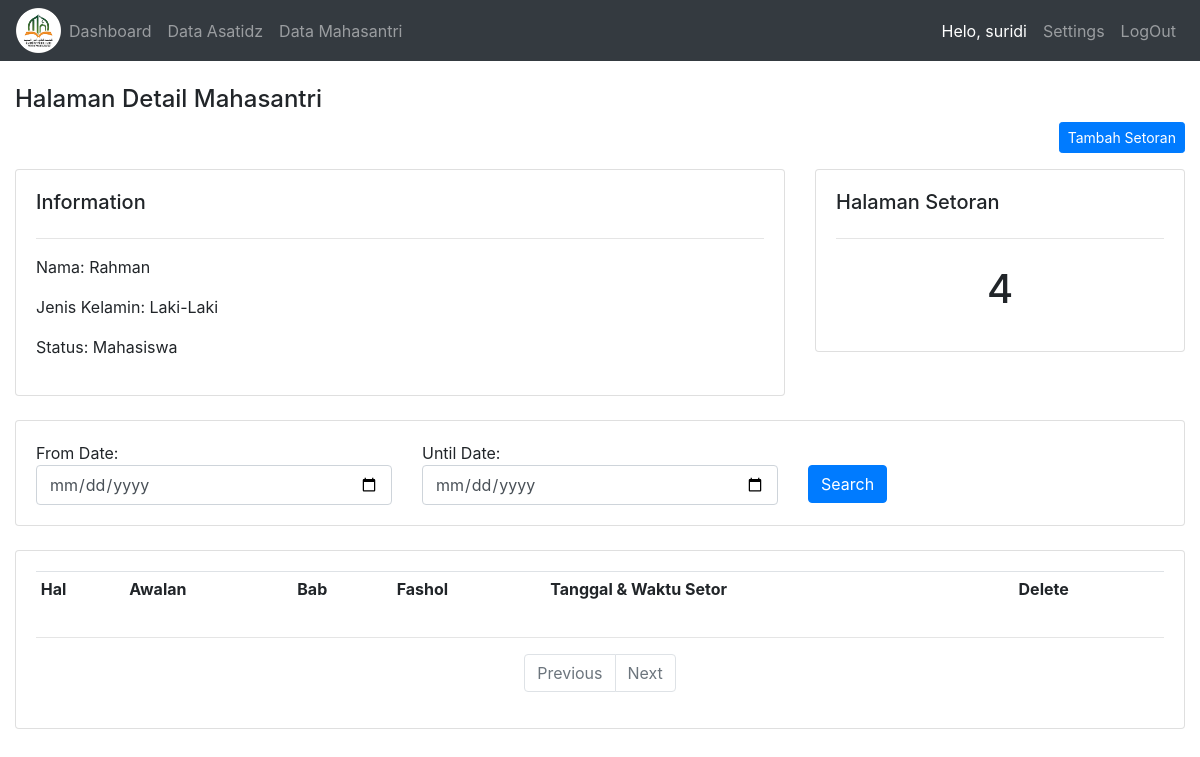
Before: /mahasantri/1 (signed in) with the older database file.
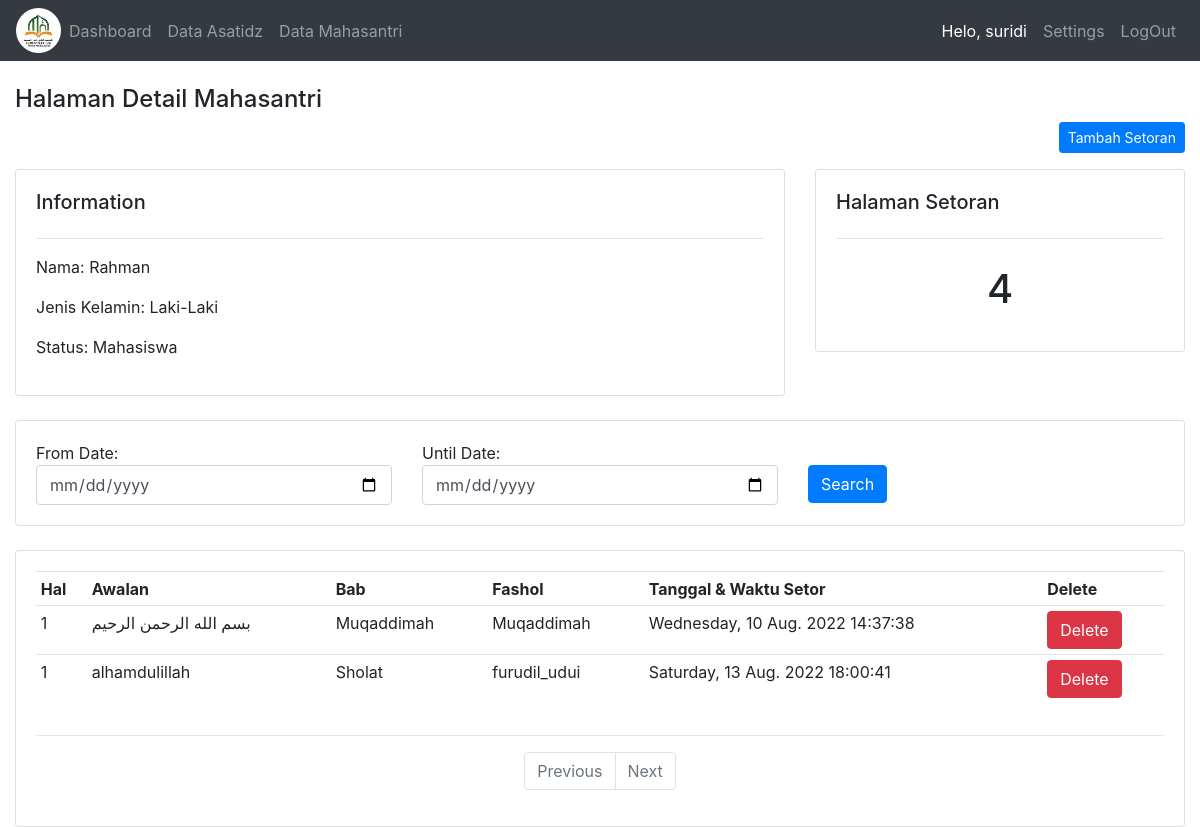
After: the same page with the newer database file.
### Setoran/models.py (models this page shows, shortened)
class Setoran(models.Model):
    NILAI = (
        ('A','A'),
        ('B','B'),
        ('C','C'),
        ('D','D'),
    )
    mahasantri = models.ForeignKey(Mahasantri, null=True, on_delete=models.SET_NULL)
    kitab = models.ForeignKey(Kitab, null=True, on_delete=models.SET_NULL)
    date_created = models.DateTimeField(auto_now_add=True, null=True)
    nilai = models.CharField(max_length=200, blank=True, null=True, choices=NILAI)
    catatan = models.CharField(max_length=200, blank=True, null=True)
    lulus = models.BooleanField()
    def __init__(self, *args, **kwargs):
        super().__init__(*args, **kwargs)
        if self.nilai == "A":
            self.lulus = True
        elif self.nilai == "B":
            self.lulus = True
        elif self.nilai == "C":
            self.lulus = True
        else:
            self.lulus = False

class Kitab(models.Model):
    HALAMAN = (
        ('1', '1'),
        ('2', '2'),
        ('3', '3'),
        ('4', '4'),
        ('5', '5'),
        ('6', '6'),
        ('7', '7'),
        ('8', '8'),
        ('9', '9'),
        ('10', '10'),
        ('11', '11'),
        ('12', '12'),
        ('13', '13'),
        ('14', '14'),
        ('15', '15'),
        ('16', '16'),
        ('17', '17'),
        ('18', '18'),
        ('19', '19'),
        ('20', '20'),
        ('21', '21'),
        ('22', '22'),
        ('23', '23'),
        ('24', '24'),
        ('25', '25'),
        ('26', '26'),
        ('27', '27'),
        ('28', '28'),
        ('29', '29'),
        ('30', '30'),
        ('31', '31'),
        ('32', '32'),
        ('33', '33'),
        ('34', '34'),
        ('35', '35'),
        ('36', '36'),
        ('37', '37'),
        ('38', '38'),
        ('39', '39'),
        ('40', '40'),
        ('41', '41'),
        ('42', '42'),
        ('43', '43'),
        ('44', '44'),
        ('45', '45'),
        ('46', '46'),
        ('47', '47'),
        ('48', '48'),
        ('49', '49'),
        ('50', '50'),
        ('51', '51'),
        ('52', '52'),
        ('53', '53'),
        ('54', '54'),
        ('55', '55'),
        ('56', '56'),
        ('57', '57'),
        ('58', '58'),
        ('59', '59'),
        ('60', '60'),
        ('71', '71'),
        ('72', '72'),
        ('73', '73'),
        ('74', '74'),
        ('75', '75'),
        ('76', '76'),
        ('77', '77'),
        ('78', '78'),
        ('79', '79'),
        ('80', '80'),
    )
    FASOL = (
        ('.....', '......'),
        ('Muqaddimah', 'Muqaddimah'),
        ('فصل: في ذكر شيء من الأعيان المتنجسة ', 'فصل: في ذكر شيء من الأعيان المتنجسة '),
        ('فصل: في بيان ما يحرم استعماله من الأواني وما يجوز', 'فصل: في بيان ما يحرم استعماله من الأواني وما يجوز'),
        ('فصل: في استعمال آلة السواك', 'فصل: في استعمال آلة السواك'),
        ('فصل: في فروض الوضوء', 'فصل: في فروض الوضوء'),
        ('فصل: في الاستنجاء وآداب قاضي الحاجة ', 'فصل: في الاستنجاء وآداب قاضي الحاجة '),
        ('فصل: في نواقض الوضوء', 'فصل: في نواقض الوضوء'),
        (' فصل: في موجب الغسل', ' فصل: في موجب الغسل'),
        ('فصل: وفرائض الغسل ثلاثة أشياء', 'فصل: وفرائض الغسل ثلاثة أشياء'),
        ('فصل: والاغتسالات المسنونة', 'فصل: والاغتسالات المسنونة'),
        ('فصل: والمسح على الخفين جائز في الوضوء ', 'فصل: والمسح على الخفين جائز في الوضوء '),
        ('فصل: في التيمم.', 'فصل: في التيمم.'),
        ('فصل: في بيان النجاسات وإزالتها', 'فصل: في بيان النجاسات وإزالتها'),
        ('فصل: في الحيض والنفاس والاستحاضة ', 'فصل: في الحيض والنفاس والاستحاضة '),
        ('فصل: وشرائط وجوب الصلاة ثلاثة أشياء', 'فصل: وشرائط وجوب الصلاة ثلاثة أشياء'),
        ('فصل: وشرائط الصلاة', 'فصل: وشرائط الصلاة'),
        ('فصل: في أركان الصلاة', 'فصل: في أركان الصلاة'),
        (' فصل: في أمور تخالف فيها المرأة الرجل في الصلاة', ' فصل: في أمور تخالف فيها المرأة الرجل في الصلاة'),
        ('فصل: في عدد مبطلات الصلاة', 'فصل: في عدد مبطلات الصلاة'),
        ('فصل: في عدد ركعات الصلاة ', 'فصل: في عدد ركعات الصلاة '),
        ('فصل: والمتروك من الصلاة ثلاثة أشياء فرض', 'فصل: والمتروك من الصلاة ثلاثة أشياء فرض'),
        ('فصل: في الأوقات التي تكره الصلاة', 'فصل: في الأوقات التي تكره الصلاة'),
        ('فصل: وصلاة الجماعة', 'فصل: وصلاة الجماعة'),
        ('فصل: في قصر الصلاة وجمعها', 'فصل: في قصر الصلاة وجمعها'),
        ('فصل: وشرائط وجوب الجمعة', 'فصل: وشرائط وجوب الجمعة'),
        ('فصل: وصلاة العيدين أي الفطر والأضحى ', 'فصل: وصلاة العيدين أي الفطر والأضحى '),
        ('فصل: وصلاة الكسوف للشمس ', 'فصل: وصلاة الكسوف للشمس '),
        ('فصل: في أحكام صلاة الاستسقاء', 'فصل: في أحكام صلاة الاستسقاء'),
        ('فصل: في كيفية صلاة الخوف', 'فصل: في كيفية صلاة الخوف'),
        ('فصل: في اللباس ', 'فصل: في اللباس '),
        ('فصل: فيما يتعلق بالميت ', 'فصل: فيما يتعلق بالميت '),
        ('فصل: وأول نصاب الإبل', 'فصل: وأول نصاب الإبل'),
        ('فصل: وأول نصاب البقر', 'فصل: وأول نصاب البقر'),
        ('فصل: وأول نصاب ', 'فصل: وأول نصاب '),
        ('فصل: والخليطان يزكيان', 'فصل: والخليطان يزكيان'),
        ('فصل: ونصاب الذهب ', 'فصل: ونصاب الذهب '),
        ('فصل: ونصاب الزروع والثمار ', 'فصل: ونصاب الزروع والثمار '),
        ('فصل: وتقوم عروض التجارة ', 'فصل: وتقوم عروض التجارة '),
        ('فصل: وتجب زكاة الفطر ', 'فصل: وتجب زكاة الفطر '),
        ('فصل: وتدفع الزكاة ', 'فصل: وتدفع الزكاة '),
        ('فصل: في أحكام الاعتكاف ', 'فصل: في أحكام الاعتكاف '),
        ('فصل: في أحكام محرمات الإحرام', 'فصل: في أحكام محرمات الإحرام'),
        ('فصل: في أنواع الدماء الواجبة ', 'فصل: في أنواع الدماء الواجبة '),
        ('فصل: في الربا بألف ', 'فصل: في الربا بألف '),
        ('فصل: في أحكام الخيار ', 'فصل: في أحكام الخيار '),
        ('فصل: في أحكام السلم ', 'فصل: في أحكام السلم '),
        ('فصل: في أحكام الرهن ', 'فصل: في أحكام الرهن '),
        ('فصل: في حجر السفيه والمفلس ', 'فصل: في حجر السفيه والمفلس '),
        ('فصل: في الصلح ', 'فصل: في الصلح '),
        ('فصل: في الحوالة ', 'فصل: في الحوالة '),
        ('فصل: في الضمان ', 'فصل: في الضمان '),
        ('فصل: في الشركة ', 'فصل: في الشركة '),
        ('فصل: في أحكام الوكالة ', 'فصل: في أحكام الوكالة '),
        ('فصل: في أحكام الإقرار', 'فصل: في أحكام الإقرار'),
        ('فصل: في أحكام العارية ', 'فصل: في أحكام العارية '),
        ('فصل: في أحكام الغصب ', 'فصل: في أحكام الغصب '),
        ('فصل: في أحكام الشفعة ', 'فصل: في أحكام الشفعة '),
        (' فصل: في أحكام القراض', ' فصل: في أحكام القراض'),
        ('فصل: في أحكام المساقاة ', 'فصل: في أحكام المساقاة '),
        ('فصل: في أحكام الإجارة ', 'فصل: في أحكام الإجارة '),
        ('فصل: في أحكام الجعالة', 'فصل: في أحكام الجعالة'),
        ('فصل: في أحكام المخابرة ', 'فصل: في أحكام المخابرة '),
        ('فصل: في أحكام إحياء الموات ', 'فصل: في أحكام إحياء الموات '),
        ('فصل: في أحكام الوقف ', 'فصل: في أحكام الوقف '),
        ('فصل: في أحكام الهبة ', 'فصل: في أحكام الهبة '),
        ('فصل: في أحكام اللقطة ', 'فصل: في أحكام اللقطة '),
        ('فصل: في أحكام اللقيط ', 'فصل: في أحكام اللقيط '),
        ('فصل: في أحكام الوديعة ', 'فصل: في أحكام الوديعة '),
        ('فصل: والفروض المقدرة ', 'فصل: والفروض المقدرة '),
        ('فصل: في أحكام الوصية ', 'فصل: في أحكام الوصية '),
        ('فصل: فيما لا يصح النكاح إلا به ', 'فصل: فيما لا يصح النكاح إلا به '),
        ('(فصل: والمحرمات)', '(فصل: والمحرمات)'),
        ('فصل: في أحكام الصداق ', 'فصل: في أحكام الصداق '),
        ('فصل: والوليمة على العرس ', 'فصل: والوليمة على العرس '),
        ('فصل: في أحكام القسم والنشوز ', 'فصل: في أحكام القسم والنشوز '),
        ('فصل: في أحكام الخلع', 'فصل: في أحكام الخلع'),
        ('فصل: في أحكام الطلاق ', 'فصل: في أحكام الطلاق '),
        ('فصل: في حكم طلاق الحر', '     فصل: في حكم طلاق الحر'),
        ('فصل: في أحكام الرجعة ', 'فصل: في أحكام الرجعة '),
        ('فصل: في بيان أحكام الإيلاء ', 'فصل: في بيان أحكام الإيلاء '),
        ('فصل: في بيان أحكام الظهار ', 'فصل: في بيان أحكام الظهار '),
        ('فصل: في بيان أحكام القذف اللعان', 'فصل: في بيان أحكام القذف اللعان'),
        ('فصل: في أحكام العدة وأنواع المعتدة ', 'فصل: في أحكام العدة وأنواع المعتدة '),
        ('فصل: في أنواع المعتدة وأحكامها ', 'فصل: في أنواع المعتدة وأحكامها '),
        ('فصل: في أحكام الاستبراء ', 'فصل: في أحكام الاستبراء '),
        ('فصل: في أحكام الرضاع', 'فصل: في أحكام الرضاع'),
        ('فصل: في أحكام نفقة الأقارب ', 'فصل: في أحكام نفقة الأقارب '),
        ('فصل: في أحكام الحضانة ', 'فصل: في أحكام الحضانة '),
        ('فصل: في بيان الدية ', 'فصل: في بيان الدية '),
        ('فصل: في أحكام القسامة ', 'فصل: في أحكام القسامة '),
        ('فصل: في أحكام القذف', 'فصل: في أحكام القذف'),
        ('فصل: في أحكام الأشربة ', 'فصل: في أحكام الأشربة '),
        ('فصل: في أحكام قطع السرقة ', 'فصل: في أحكام قطع السرقة '),
        ('فصل: في أحكام قاطع الطريق ', 'فصل: في أحكام قاطع الطريق '),
        ('فصل: في أحكام الصيال ', 'فصل: في أحكام الصيال '),
        ('فصل: في أحكام البغاة', 'فصل: في أحكام البغاة'),
        ('فصل: في أحكام الردة ', 'فصل: في أحكام الردة '),
        ('(فصل: وتارك الصلاة) ', '(فصل: وتارك الصلاة) '),
        ('فصل: في أحكام السلب ', 'فصل: في أحكام السلب '),
        ('فصل: في قسم الفيء على مستحقيه ', 'فصل: في قسم الفيء على مستحقيه '),
        ('فصل: في أحكام الجزية ', 'فصل: في أحكام الجزية '),
        ('فصل: في أحكام الأطعمة الحلال', 'فصل: في أحكام الأطعمة الحلال'),
        ('فصل: في أحكام الأضحية ', 'فصل: في أحكام الأضحية '),
        ('فصل: في أحكام العقيقة ', 'فصل: في أحكام العقيقة '),
        ('فصل: في أحكام النذور', 'فصل: في أحكام النذور'),
        ('فصل: في أحكام القسمة ', 'فصل: في أحكام القسمة '),
        ('فصل: في الحكم بالبينة ', 'فصل: في الحكم بالبينة '),
        ('فصل: في شروط الشاهد', 'فصل: في شروط الشاهد'),
        ('فصل والحقوق ضربان أحدهما ', 'فصل والحقوق ضربان أحدهما '),
        ('فصل: في أحكام الولاء ', 'فصل: في أحكام الولاء '),
        ('فصل: في أحكام التدبير ', 'فصل: في أحكام التدبير '),
        ('فصل: في أحكام الكتابة', 'فصل: في أحكام الكتابة'),
        ('فصل: في أحكام أمهات الأولاد ', 'فصل: في أحكام أمهات الأولاد '),
    )
    BAB = (
        ('.....', '.....'),
        ('Muqaddimah', 'Muqaddimah'),
        ('كتاب أحكام الطهارة', 'كتاب أحكام الطهارة'),
        ('كتاب أحكام الصلاة', 'كتاب أحكام الصلاة'),
        ('كتاب أحكام الزكاة', 'كتاب أحكام الزكاة'),
        ('كتاب بيان أحكام الصيام', 'كتاب بيان أحكام الصيام'),
        ('كتاب أحكام الحج', 'كتاب أحكام الحج'),
        ('كتاب أحكام البيوع', 'كتاب أحكام البيوع'),
        ('كتاب أحكام الفرائض والوصايا', 'كتاب أحكام الفرائض والوصايا'),
        ('كتاب أحكام النكاح وما يتعلق به', 'كتاب أحكام النكاح وما يتعلق به'),
        ('كتاب أحكام الجنايات', 'كتاب أحكام الجنايات'),
        ('كتاب بيان الحدود', 'كتاب بيان الحدود'),
        ('كتاب أحكام الجهاد', 'كتاب أحكام الجهاد'),
        ('كتاب أحكام الصيد والذبائح والأطعمة', 'كتاب أحكام الصيد والذبائح والأطعمة'),
        ('كتاب أحكام السبق والرمي', 'كتاب أحكام السبق والرمي'),
        ('كتاب أحكام الأيمان والنذور', 'كتاب أحكام الأيمان والنذور'),
        ('كتاب أحكام الأقضية والشهادات', 'كتاب أحكام الأقضية والشهادات'),
        ('كتاب أحكام العتق', 'كتاب أحكام العتق'),
    )
    awalan = models.CharField(max_length=200, blank=True, null=True)
    halaman = models.CharField(max_length=200, blank=True, null=True, choices=HALAMAN)
    fasol = models.CharField(max_length=200, blank=True, null=True, choices=FASOL)
    bab = models.CharField(max_length=200, blank=True, null=True, choices=BAB)
    isi = models.TextField()
    date_created = models.DateTimeField(auto_now_add=True, null=True)

### Setoran/views.py (the view)
# urls.py: path('mahasantri/<str:pk>', views.mhsantri, name='mhsantri'),
@login_required(login_url='login')
def mhsantri(request, pk):
    detailmhsantri = Mahasantri.objects.get(id=pk)
    setoran_mhsantri = detailmhsantri.setoran_set.all()
    total_mhsantri = setoran_mhsantri.count() / 3 + 4
    filter_setoran = SetoranFilter(request.GET, queryset=setoran_mhsantri)
    setoran_mhsantri = filter_setoran.qs
    halaman_tampil = Paginator(setoran_mhsantri, 3)
    halaman_url = request.GET.get('halaman', 1)
    halaman_setoran = halaman_tampil.get_page(halaman_url)
    if halaman_setoran.has_previous():
        url_previous = f'?halaman={halaman_setoran.previous_page_number()}'
    else:
        url_previous = ''
    if halaman_setoran.has_next():
        url_next = f'?halaman={halaman_setoran.next_page_number()}'
    else:
        url_next = ''
    context = {
        'judul': 'Halaman Detail Mahasantri',
        'mahasantri': detailmhsantri,
        'halaman_setoran_mahasantri': halaman_setoran,
        'data_total_mahasantri': total_mhsantri,
        'filter_data_setoran': filter_setoran,
        'previous': url_previous,
        'next': url_next
    }
    return render(request, 'data/mhsantri.html', context)

### templates/data/mhsantri.html (shortened to what this page needs)
<!DOCTYPE html>
<html lang="en">
<head>
</head>
{% extends "data/main.html" %}
{% load humanize %}
{% load widget_tweaks %}
{% block content %}
    <br>
    <div class="container-fluid">
    <h4>
        {{ judul }}
    </h4>
        <div class="text-right mb-3">
            <a href="{% url 'add-kitab-to-setoran' %}" class="btn btn-primary btn-sm">Tambah Setoran</a>
        </div>
        <div class="row">
            <div class="col-md">
                <div class="card card-body">
                    <h5>Information</h5>
                    <hr>
                    <p>Nama: {{ mahasantri.name }}</p>
                    <p>Jenis Kelamin: {{ mahasantri.jk }}</p>
                    <p>Status: {{ mahasantri.status }} </p>
                </div>
            </div>
            <div class="col-md-4">
                <div class="card card-body">
                    <h5>Halaman Setoran</h5>
                    <hr>
                    <h1 style="text-align: center;padding: 10px">{{ data_total_mahasantri|intword }}</h1>
                </div>
            </div>
        </div>
        <br>
        <div class="row">
            <div class="col">
                <div class="card card-body">
                    <form method="get">
                        <div class="row">
                            <div class="col">
                                From Date:
                                {{ filter_data_setoran.form.tglmulai | add_class:"form-control" |attr:"type:date" }}
                            </div>
                            <div class="col">
                                Until Date:
                                {{ filter_data_setoran.form.tglakhir | add_class:"form-control" |attr:"type:date" }}
                            </div>
                            <div class="col mt-4">
                                <button class="btn btn-primary" type="submit">Search</button>
                            </div>
                        </div>
                    </form>
                </div>
            </div>
        </div>
        <br>
        <div class="row">
            <div class="col-md">
                <div class="card card-body">
                    <table class="table table-sm">
                        <tr>
                            <th>Hal</th>
                            <th>Awalan</th>
                            <th>Bab</th>
                            <th>Fashol</th>
                            <th>Tanggal & Waktu Setor</th>
                            <th>Delete</th>
                        </tr>
                        {% for tampil_setoran_mahasantri in halaman_setoran_mahasantri.object_list %}
                            <tr>
                                <td>{{ tampil_setoran_mahasantri.kitab.halaman }}</td>
                                <td>{{ tampil_setoran_mahasantri.kitab.awalan }}</td>
                                <td>{{ tampil_setoran_mahasantri.kitab.bab }}</td>
                                <td>{{ tampil_setoran_mahasantri.kitab.fasol }}</td>
                                <td>{{ tampil_setoran_mahasantri.date_created|date:"l, d N Y" }}
                                    {{ tampil_setoran_mahasantri.date_created|time:"H:i:s" }}</td>
                                <td><a href="{% url 'delete_setoran' tampil_setoran_mahasantri.id %}" class="btn btn-danger">Delete</a></td>
                            </tr>
                        {% endfor %}
                    </table>
                    <hr/>
                    <nav>
                        <ul class="pagination justify-content-center">
                            <li class="page-item {% if not previous %} disabled {% endif %}">
                                <a class="page-link" href="{{ previous }}">Previous</a></li>
                            <li class="page-item {% if not next %} disabled {% endif %}">
                                <a class="page-link" href="{{ next }}">Next</a></li>
                        </ul>
                    </nav>
                </div>
            </div>
        </div>
    </div>
{% endblock content %}

Changed rows visible on the page:
added Setoran: kitab.halaman "1", kitab.awalan "بسم الله الرحمن الرحيم", kitab.bab "Muqaddimah", kitab.fasol "Muqaddimah", date_created "Wednesday, 10 Aug. 2022", date_created "14:37:38"
added Setoran: kitab.halaman "1", kitab.awalan "alhamdulillah", kitab.bab "Sholat", kitab.fasol "furudil_udui", date_created "Saturday, 13 Aug. 2022", date_created "18:00:41"
